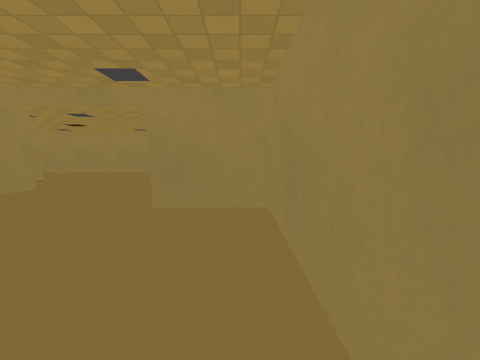
[1] (above)

18 first-person views from a walk through a Godot game level. The camera is 1.2 m above the floor, tilts 6° down and sees 90° across. The floor is counted in squares, 1 m on a side. Each view is taken from the middle of a square. On the plan, view 1 faces up. The plan holds only what a view shows up to about 12 squares ahead; the rest is blank. The place goes on beyond the plan. Characters and animated objects are left out. Surface patterns are stand-ins for the level's own textures.

[2]
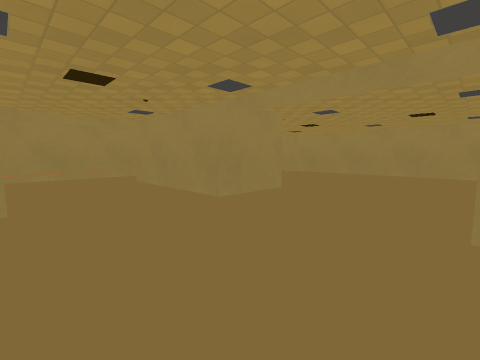

[3]
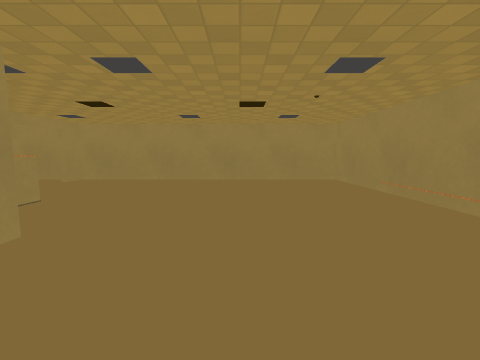

[4]
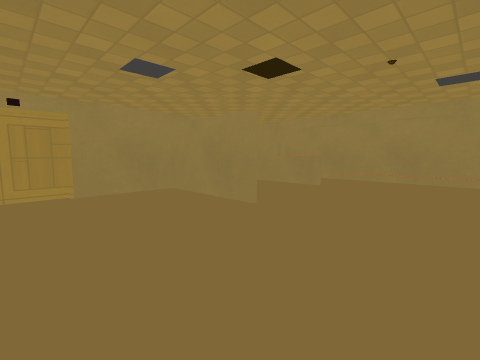

[5]
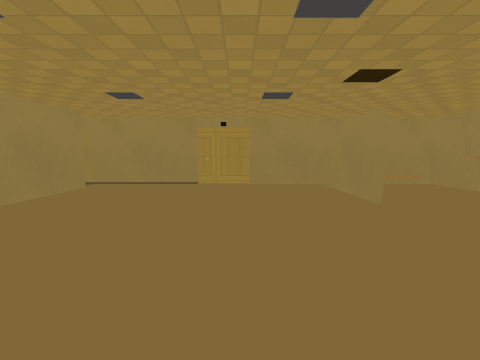

[6]
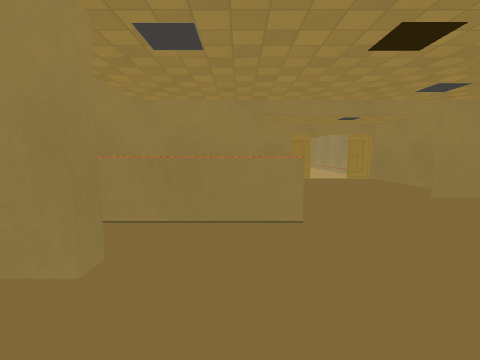

[7]
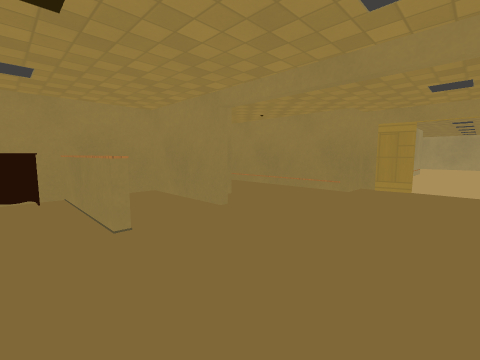

[8]
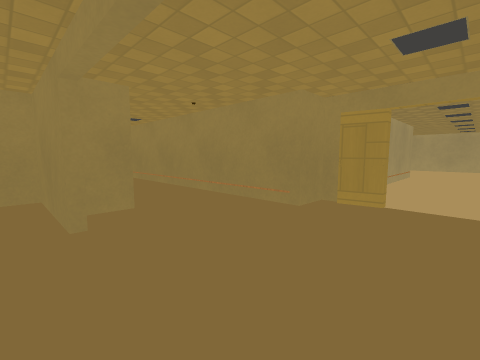

[9]
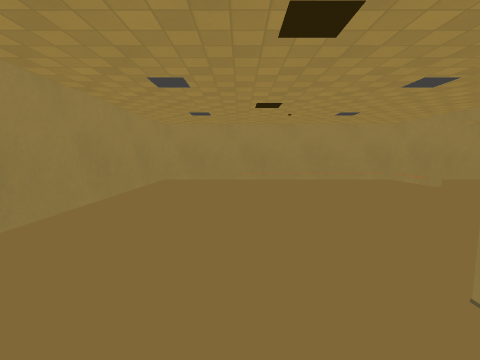

[10]
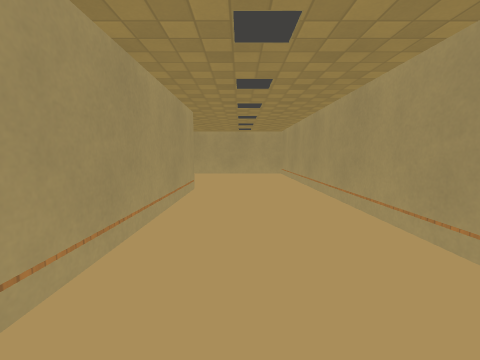

[11]
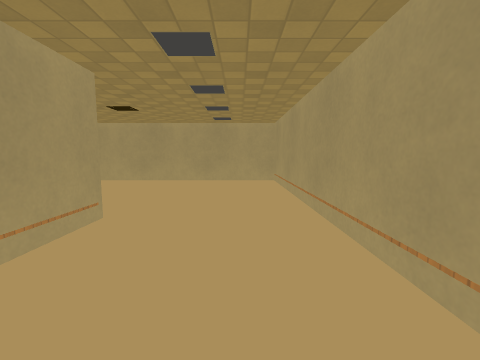

[12]
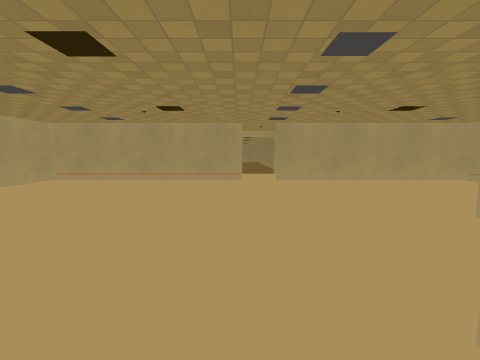

[13]
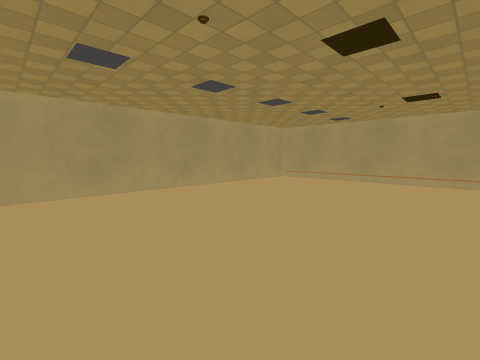

[14]
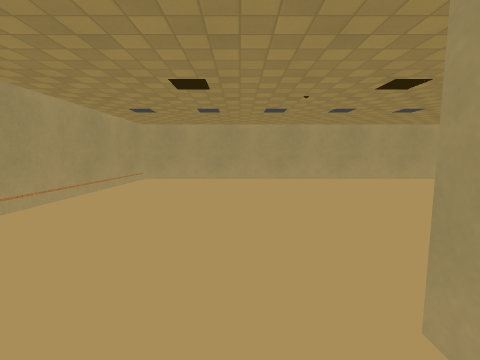

[15]
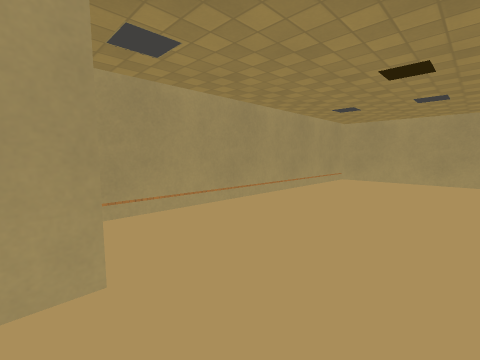

[16]
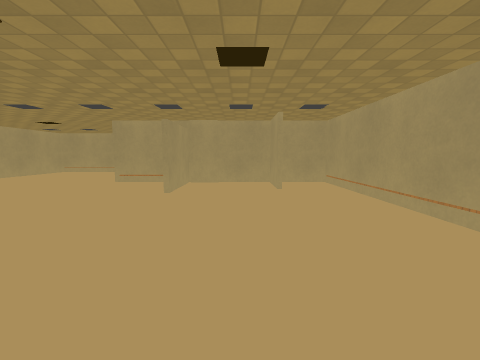

[17]
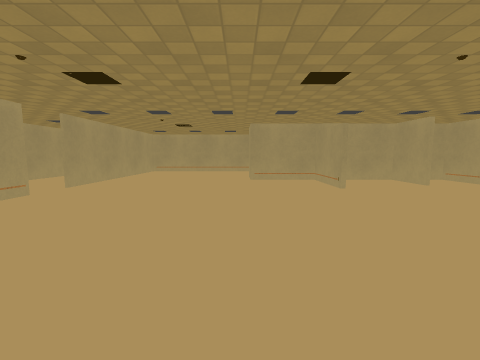

[18]
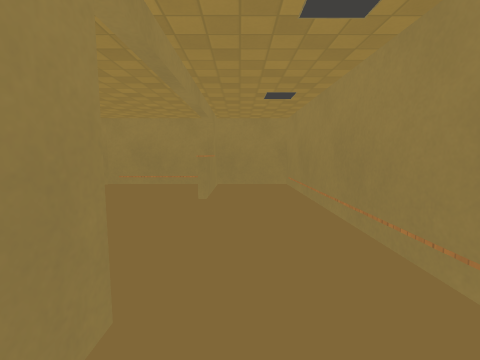

### Floor plan
Points are (right, up) in squares from view 1. A wall is a line through its corners. A room is listed if a view was taken in it or the views show most of it. See-through windows are left out.
Room 1 (views 1, 2, 3, 4, 5, 6, 7, 8, 9, 18)
walls: (-7.8, 8.4) (-7.2, 8.4) (-7.2, 5.4) (-13.1, 5.4) (-13.1, 6.2); (-8.6, 7.8) (-8.6, 7.2); (-8.6, 7.7) (-8, 7.7); (-9.2, 11.1) (-9.2, 7.1); (-11.7, 10.8) (-11.7, 7.2) (-7.9, 7.2); (-13.1, 9.5) (-12.1, 9.5); (-2.1, 5.7) (0.8, 5.7); (-8.4, 1.1) (-8.4, -2.9); (-12.9, 0.6) (-12.9, -2.9); (0.8, 5.4) (-2.1, 5.4); (-12.6, 16.6) (-17.1, 16.6) (-17.1, 15.4); (-17.1, 12.1) (-15.9, 12.1) (-15.9, -2.9) (1.5, -2.9); (-17, 13.5) (-16.8, 12.6); (-5.4, -3) (-3.4, -3); (-13.1, -2.8) (-13.1, 0.6); (0.7, -1.8) (0.7, 16.6) (-11.7, 16.6) (-11.7, 15.5)
ways out: opening at (-17, 14.5) to room 2
Room 2 (views 10, 11, 12, 13, 14, 15, 16, 17)
walls: (-23.4, 7.5) (-23.4, 10.5) (-26.5, 10.5); (-19.7, 8.4) (-19.7, 10.6); (-26.5, 12.4) (-19.5, 12.4); (-33.3, 6.1) (-33.3, -2.9) (-17.3, -2.9) (-17.3, 10.5) (-23.2, 10.5) (-23.2, 7.4); (-20.5, 16.6) (-33.3, 16.6) (-33.3, 7.6)
ways out: opening at (-17, 14.5) to room 1; opening at (-33, 7)

Where each view was taken, in squares from view 1:
view 1: 0 up, 0 right, facing up
view 2: 1 up, 2 left, facing up-left
view 3: 5 up, 4 left, facing up
view 4: 5 up, 4 left, facing down-left
view 5: 7 up, 5 left, facing down
view 6: 10 up, 5 left, facing left
view 7: 15 up, 8 left, facing down-left
view 8: 15 up, 11 left, facing down-left
view 9: 13 up, 11 left, facing right
view 10: 14 up, 18 left, facing left
view 11: 15 up, 22 left, facing left
view 12: 6 up, 22 left, facing left
view 13: 5 up, 22 left, facing down-left
view 14: 9 up, 22 left, facing down
view 15: 9 up, 22 left, facing down-right
view 16: 0 up, 21 left, facing up
view 17: 1 down, 27 left, facing up
view 18: 7 up, 14 left, facing down
